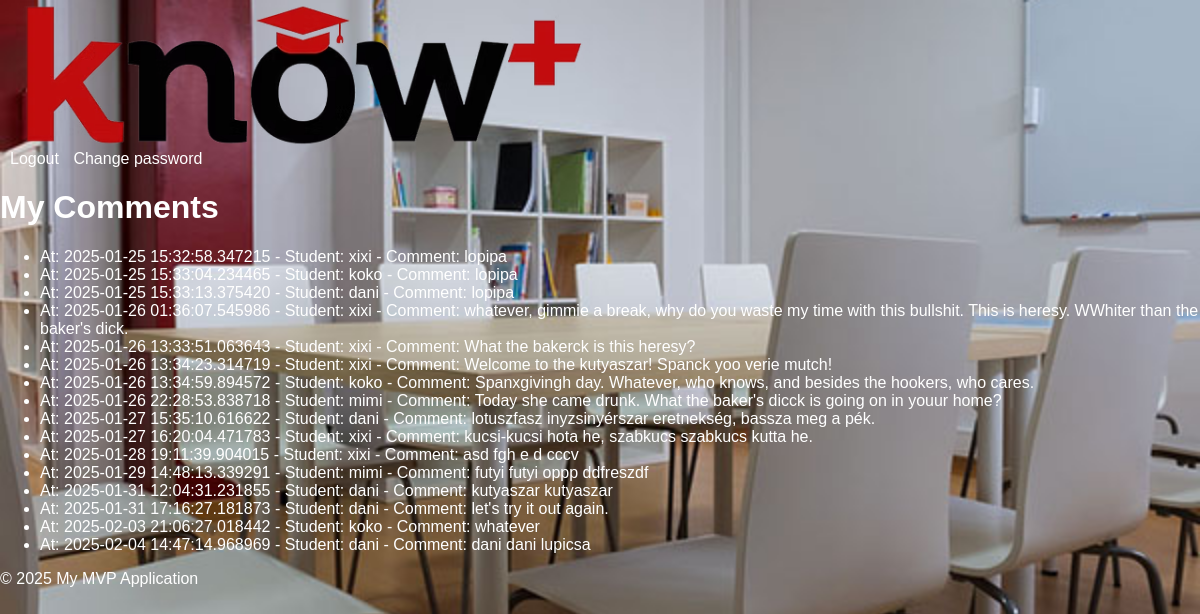
The app's page /my_comments (signed in), older data.
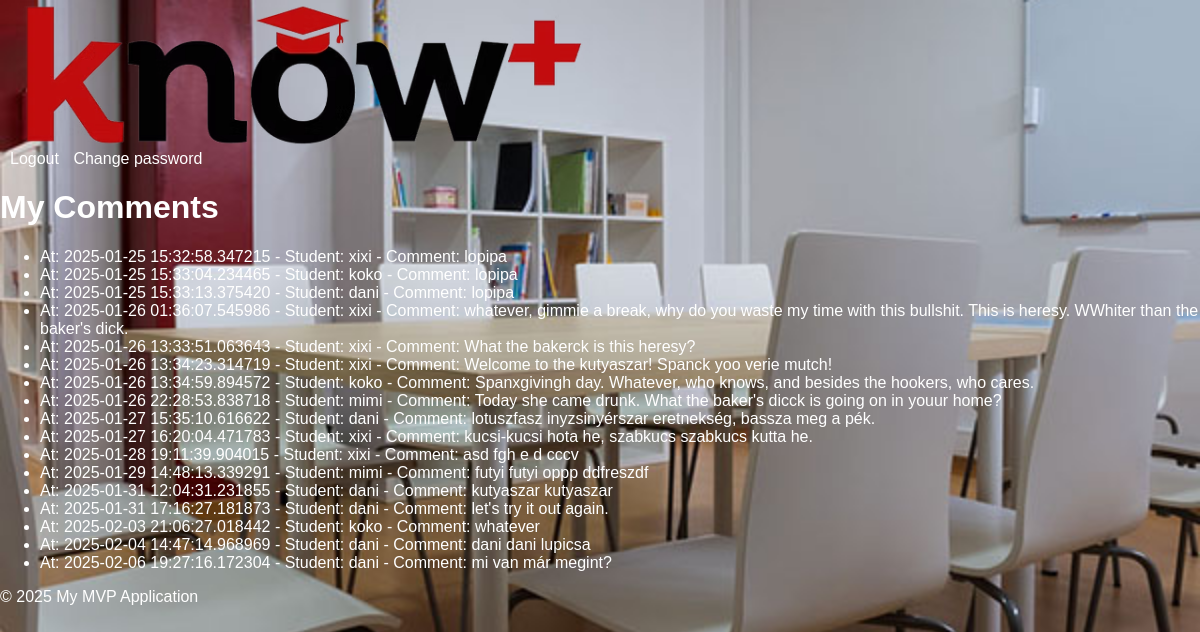
The same page, newer data.
### models.py (models this page shows, shortened)
class Comment(db.Model):
    id = db.Column(db.Integer, primary_key=True)
    teacher_id = db.Column(db.Integer, db.ForeignKey('user.id', ondelete='CASCADE'), nullable=False)
    student_id = db.Column(db.Integer, db.ForeignKey('user.id', ondelete='CASCADE'), nullable=False)
    content = db.Column(db.Text, nullable=False)
    timestamp = db.Column(db.DateTime, default=datetime.utcnow)
    teacher = db.relationship('User', foreign_keys=[teacher_id])
    student = db.relationship('User', foreign_keys=[student_id])

class User(db.Model, UserMixin):
    id = db.Column(db.Integer, primary_key=True)
    username = db.Column(db.String(80), unique=True, nullable=False)
    password_hash = db.Column(db.String(128))
    user_type = db.Column(db.Enum(UserType), nullable=False)  # Using UserType enum for role

### app.py (the view)
@app.route('/my_comments')
@login_required
def my_comments():
    if current_user.user_type != UserType.TEACHER:
        return 'Unauthorized, if you are administrator or inspector, please see the specific students\' page.', 403
    comments = Comment.query.filter_by(teacher_id=current_user.id).all()
    print(comments)
    return render_template('my_comments.html', comments=comments)

### app.py (called while the page is built)
@login_manager.user_loader
def load_user(user_id):
    return User.query.get(int(user_id))  # Load from the unified User model

### templates/my_comments.html
{% extends "base.html" %}
{% block content %}
<h1>My Comments</h1>
{% if comments %}
<ul>
    {% for comment in comments %}
    <li>
       At: {{comment.timestamp}} - Student: {{ comment.student.username }} - Comment: {{ comment.content }}
    </li>
    {% endfor %}
</ul>
{% else %}
<p>No comments found.</p>
{% endif %}
{% endblock %}

### templates/base.html (shortened to what this page needs)
<!DOCTYPE html>
<html lang="en">
<head>
    <link rel="stylesheet" href="{{ url_for('static', filename='css/style.css') }}">
</head>
<body style="background-image: url('{{ url_for('static', filename='img/background.jpg') }}'); background-size: cover; background-repeat: no-repeat; background-attachment: fixed;">
<div id="header">
    <a href="/">
        <picture>
            <source srcset="{{ url_for('static', filename='img/logo.avif') }}" type="image/avif">
            <img src="{{ url_for('static', filename='img/logo.png') }}" alt="Your Logo" class="logo">
        </picture>
    </a>
    <div class="user-options">
        {% if current_user.is_authenticated %}
        <a href="{{ url_for('logout') }}">Logout</a>
        <a href="{{ url_for('change_password') }}">Change password</a>
        {% endif %}
    </div>
</div>
<div id="content">
    {% block content %}{% endblock %}
</div>
<div id="footer">
    <p>&copy; 2025 My MVP Application</p>
</div>
</body>
</html>

### static/css/style.css (style rules this page uses)
body { font-family: sans-serif; margin: 0; padding: 0; color: white; background-image: url('static/img/background.jpg'); background-size: cover; background-position: center; }
.logo { height: 150px; vertical-align: middle; margin-left: 20px; }
.user-options { margin-right: 20px; }
.user-options a { color: white; text-decoration: none; margin-left: 10px; }

Row changes from the older to the newer data that the page shows:
added Comment: timestamp "2025-02-06 19:27:16.172304", student.username "dani", content "mi van már megint?"
